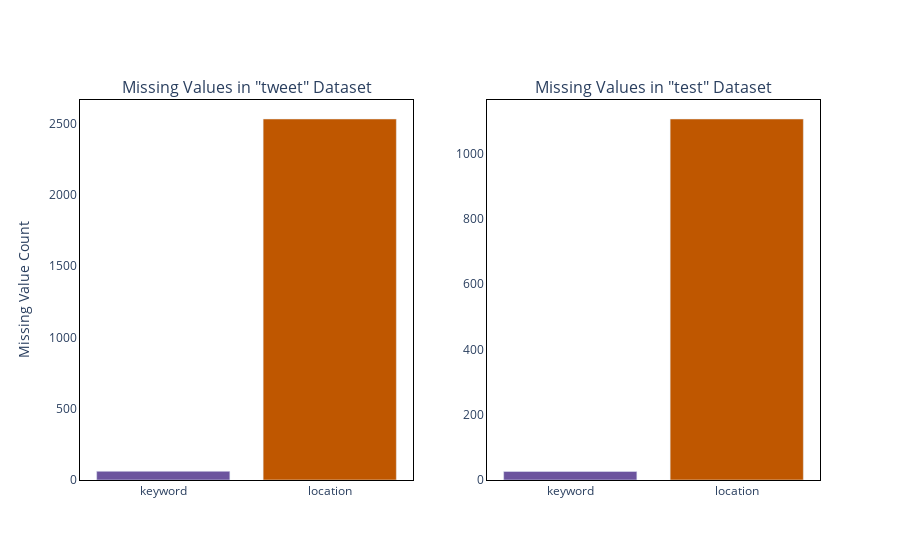

Source (notebook cell):
### Code cell
import plotly.graph_objects as go
import plotly.subplots as sp

# Custom colours
violet = 'rgb(108, 84, 158)'
dark_orange = 'rgb(191, 87, 0)'

# Create subplots with one row and two columns
fig = sp.make_subplots(rows=1, cols=2, subplot_titles=['Missing Values in "tweet" Dataset', 'Missing Values in "test" Dataset'])

# Plot for "tweet" dataset
fig.add_trace(go.Bar(x=['keyword', 'location'], y=tweet[['keyword', 'location']].isnull().sum().values,
                     name='tweet', marker_color=[violet, dark_orange]), row=1, col=1)

# Plot for "test" dataset
fig.add_trace(go.Bar(x=['keyword', 'location'], y=test[['keyword', 'location']].isnull().sum().values,
                     name='test', marker_color=[violet, dark_orange]), row=1, col=2)

# Update layout
fig.update_layout(
    showlegend=False,  # Hide legend for individual clarity
    yaxis=dict(title='Missing Value Count'),
    plot_bgcolor='white',
    paper_bgcolor='white'  # Set the paper background to white
)

# Update axis appearance
fig.update_xaxes(showline=True, linewidth=1, linecolor='black', mirror=True)
fig.update_yaxes(showline=True, linewidth=1, linecolor='black', mirror=True)

# Show the plot
fig.show()

### Figure 1 — Plotly figure (JSON) as saved in the notebook; plotly's stock layout.template omitted (floating-point values rounded to 4 significant figures)
{"data": [{"marker": {"color": ["rgb(108, 84, 158)", "rgb(191, 87, 0)"]}, "name": "tweet", "type": "bar", "x": ["keyword", "location"], "xaxis": "x", "y": [61, 2533], "yaxis": "y"}, {"marker": {"color": ["rgb(108, 84, 158)", "rgb(191, 87, 0)"]}, "name": "test", "type": "bar", "x": ["keyword", "location"], "xaxis": "x2", "y": [26, 1105], "yaxis": "y2"}], "layout": {"annotations": [{"font": {"size": 16}, "showarrow": false, "text": "Missing Values in \"tweet\" Dataset", "x": 0.225, "xanchor": "center", "xref": "paper", "y": 1, "yanchor": "bottom", "yref": "paper"}, {"font": {"size": 16}, "showarrow": false, "text": "Missing Values in \"test\" Dataset", "x": 0.775, "xanchor": "center", "xref": "paper", "y": 1, "yanchor": "bottom", "yref": "paper"}], "paper_bgcolor": "white", "plot_bgcolor": "white", "showlegend": false, "xaxis": {"anchor": "y", "domain": [0, 0.45], "linecolor": "black", "linewidth": 1, "mirror": true, "showline": true}, "xaxis2": {"anchor": "y2", "domain": [0.55, 1], "linecolor": "black", "linewidth": 1, "mirror": true, "showline": true}, "yaxis": {"anchor": "x", "domain": [0, 1], "linecolor": "black", "linewidth": 1, "mirror": true, "showline": true, "title": {"text": "Missing Value Count"}}, "yaxis2": {"anchor": "x2", "domain": [0, 1], "linecolor": "black", "linewidth": 1, "mirror": true, "showline": true}}}
